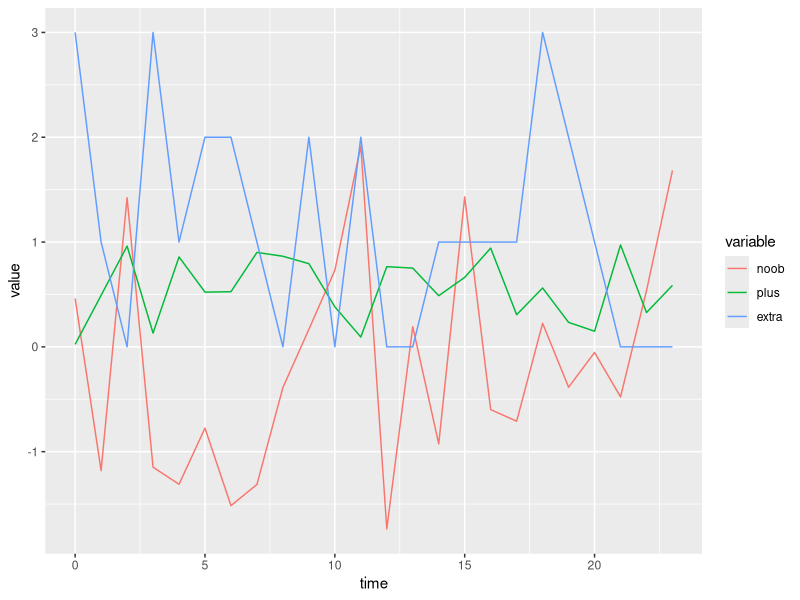

This figure's R source:
library(ggplot2)
library(reshape2)
data <- data.frame(time = seq(0, 23), noob = rnorm(24), plus = runif(24), extra = rpois(24, lambda = 1))
Molten <- melt(data, id.vars = "time")
ggplot(Molten, aes(x = time, y = value, colour = variable)) + geom_line()
